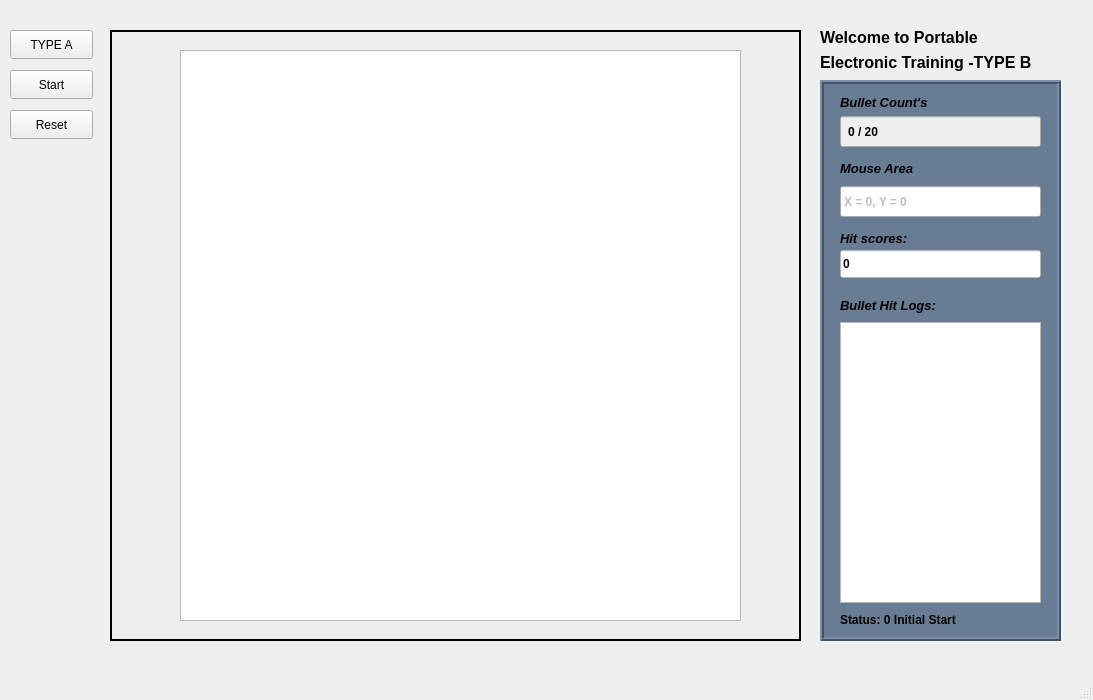
<?xml version="1.0" encoding="UTF-8"?>
<ui version="4.0">
 <class>typeB</class>
 <widget class="QMainWindow" name="typeB">
  <property name="geometry">
   <rect>
    <x>0</x>
    <y>0</y>
    <width>1093</width>
    <height>700</height>
   </rect>
  </property>
  <property name="mouseTracking">
   <bool>true</bool>
  </property>
  <property name="tabletTracking">
   <bool>true</bool>
  </property>
  <property name="windowTitle">
   <string>MainWindow</string>
  </property>
  <widget class="QWidget" name="centralwidget">
   <widget class="QLabel" name="lbl_Hit_AreatypeB">
    <property name="geometry">
     <rect>
      <x>110</x>
      <y>30</y>
      <width>691</width>
      <height>611</height>
     </rect>
    </property>
    <property name="mouseTracking">
     <bool>true</bool>
    </property>
    <property name="tabletTracking">
     <bool>true</bool>
    </property>
    <property name="acceptDrops">
     <bool>true</bool>
    </property>
    <property name="frameShape">
     <enum>QFrame::Shape::Box</enum>
    </property>
    <property name="lineWidth">
     <number>2</number>
    </property>
    <property name="text">
     <string/>
    </property>
   </widget>
   <widget class="QPushButton" name="btn2TypeA">
    <property name="geometry">
     <rect>
      <x>10</x>
      <y>30</y>
      <width>83</width>
      <height>29</height>
     </rect>
    </property>
    <property name="text">
     <string>TYPE A</string>
    </property>
   </widget>
   <widget class="QPushButton" name="btn_TypeB_Start">
    <property name="geometry">
     <rect>
      <x>10</x>
      <y>70</y>
      <width>83</width>
      <height>29</height>
     </rect>
    </property>
    <property name="cursor">
     <cursorShape>PointingHandCursor</cursorShape>
    </property>
    <property name="text">
     <string>Start</string>
    </property>
   </widget>
   <widget class="QPushButton" name="btn_TypeB_Reset">
    <property name="geometry">
     <rect>
      <x>10</x>
      <y>110</y>
      <width>83</width>
      <height>29</height>
     </rect>
    </property>
    <property name="cursor">
     <cursorShape>PointingHandCursor</cursorShape>
    </property>
    <property name="text">
     <string>Reset</string>
    </property>
   </widget>
   <widget class="QLineEdit" name="totalScoreDisplay_TypeB">
    <property name="geometry">
     <rect>
      <x>840</x>
      <y>250</y>
      <width>201</width>
      <height>28</height>
     </rect>
    </property>
    <property name="sizePolicy">
     <sizepolicy hsizetype="Expanding" vsizetype="Fixed">
      <horstretch>0</horstretch>
      <verstretch>0</verstretch>
     </sizepolicy>
    </property>
    <property name="font">
     <font>
      <bold>true</bold>
     </font>
    </property>
    <property name="acceptDrops">
     <bool>false</bool>
    </property>
    <property name="autoFillBackground">
     <bool>false</bool>
    </property>
    <property name="styleSheet">
     <string notr="true">QLineEdit
{
 background-color: white;
color:black;

}</string>
    </property>
    <property name="text">
     <string>0</string>
    </property>
    <property name="readOnly">
     <bool>true</bool>
    </property>
   </widget>
   <widget class="QLabel" name="targetScorelbl">
    <property name="geometry">
     <rect>
      <x>840</x>
      <y>223</y>
      <width>181</width>
      <height>31</height>
     </rect>
    </property>
    <property name="font">
     <font>
      <pointsize>10</pointsize>
      <italic>true</italic>
      <bold>true</bold>
      <kerning>true</kerning>
     </font>
    </property>
    <property name="styleSheet">
     <string notr="true">QLabel 
{

color: black;
}</string>
    </property>
    <property name="text">
     <string>Hit scores: </string>
    </property>
    <property name="scaledContents">
     <bool>false</bool>
    </property>
   </widget>
   <widget class="QGraphicsView" name="graphicsView">
    <property name="geometry">
     <rect>
      <x>820</x>
      <y>80</y>
      <width>241</width>
      <height>561</height>
     </rect>
    </property>
    <property name="mouseTracking">
     <bool>false</bool>
    </property>
    <property name="tabletTracking">
     <bool>false</bool>
    </property>
    <property name="acceptDrops">
     <bool>false</bool>
    </property>
    <property name="styleSheet">
     <string notr="true">QGraphicsView
{
Background: rgb(104, 125, 147);

}</string>
    </property>
    <property name="frameShape">
     <enum>QFrame::Shape::Box</enum>
    </property>
    <property name="frameShadow">
     <enum>QFrame::Shadow::Raised</enum>
    </property>
    <property name="lineWidth">
     <number>2</number>
    </property>
    <property name="interactive">
     <bool>true</bool>
    </property>
   </widget>
   <widget class="QLabel" name="bulletCount_lbl">
    <property name="geometry">
     <rect>
      <x>840</x>
      <y>92</y>
      <width>181</width>
      <height>21</height>
     </rect>
    </property>
    <property name="font">
     <font>
      <pointsize>10</pointsize>
      <italic>true</italic>
      <bold>true</bold>
     </font>
    </property>
    <property name="styleSheet">
     <string notr="true">QLabel 
{

color: black;
}</string>
    </property>
    <property name="text">
     <string>Bullet Count's</string>
    </property>
   </widget>
   <widget class="QListWidget" name="lstLogs_TypeB">
    <property name="geometry">
     <rect>
      <x>840</x>
      <y>322</y>
      <width>201</width>
      <height>281</height>
     </rect>
    </property>
    <property name="font">
     <font>
      <pointsize>10</pointsize>
     </font>
    </property>
   </widget>
   <widget class="QLineEdit" name="line_bulletCount">
    <property name="enabled">
     <bool>false</bool>
    </property>
    <property name="geometry">
     <rect>
      <x>840</x>
      <y>116</y>
      <width>201</width>
      <height>31</height>
     </rect>
    </property>
    <property name="acceptDrops">
     <bool>false</bool>
    </property>
    <property name="text">
     <string/>
    </property>
    <property name="echoMode">
     <enum>QLineEdit::EchoMode::Normal</enum>
    </property>
    <property name="cursorPosition">
     <number>0</number>
    </property>
    <property name="alignment">
     <set>Qt::AlignmentFlag::AlignLeading|Qt::AlignmentFlag::AlignLeft|Qt::AlignmentFlag::AlignTop</set>
    </property>
    <property name="readOnly">
     <bool>true</bool>
    </property>
   </widget>
   <widget class="QLabel" name="bCountDisplay_TypeB">
    <property name="geometry">
     <rect>
      <x>848</x>
      <y>122</y>
      <width>61</width>
      <height>20</height>
     </rect>
    </property>
    <property name="font">
     <font>
      <bold>true</bold>
     </font>
    </property>
    <property name="text">
     <string>0 / 20</string>
    </property>
   </widget>
   <widget class="QLabel" name="lbl_Mouse_Area">
    <property name="geometry">
     <rect>
      <x>840</x>
      <y>153</y>
      <width>181</width>
      <height>31</height>
     </rect>
    </property>
    <property name="font">
     <font>
      <pointsize>10</pointsize>
      <italic>true</italic>
      <bold>true</bold>
     </font>
    </property>
    <property name="styleSheet">
     <string notr="true">QLabel 
{

color: black;
}</string>
    </property>
    <property name="text">
     <string>Mouse Area </string>
    </property>
   </widget>
   <widget class="QLabel" name="statusLabel_TypeB">
    <property name="geometry">
     <rect>
      <x>840</x>
      <y>610</y>
      <width>181</width>
      <height>20</height>
     </rect>
    </property>
    <property name="font">
     <font>
      <pointsize>9</pointsize>
      <bold>true</bold>
     </font>
    </property>
    <property name="text">
     <string>Status: 0 Initial Start</string>
    </property>
   </widget>
   <widget class="QLineEdit" name="line_mouse_pos">
    <property name="geometry">
     <rect>
      <x>840</x>
      <y>186</y>
      <width>201</width>
      <height>31</height>
     </rect>
    </property>
    <property name="text">
     <string/>
    </property>
    <property name="echoMode">
     <enum>QLineEdit::EchoMode::Normal</enum>
    </property>
    <property name="cursorPosition">
     <number>0</number>
    </property>
    <property name="alignment">
     <set>Qt::AlignmentFlag::AlignLeading|Qt::AlignmentFlag::AlignLeft|Qt::AlignmentFlag::AlignTop</set>
    </property>
    <property name="readOnly">
     <bool>true</bool>
    </property>
   </widget>
   <widget class="QLabel" name="coodLabel_TypeB">
    <property name="enabled">
     <bool>false</bool>
    </property>
    <property name="geometry">
     <rect>
      <x>844</x>
      <y>192</y>
      <width>151</width>
      <height>20</height>
     </rect>
    </property>
    <property name="font">
     <font>
      <bold>true</bold>
     </font>
    </property>
    <property name="mouseTracking">
     <bool>true</bool>
    </property>
    <property name="tabletTracking">
     <bool>true</bool>
    </property>
    <property name="text">
     <string>X = 0, Y = 0</string>
    </property>
   </widget>
   <widget class="QLabel" name="targetScorelbl_2">
    <property name="geometry">
     <rect>
      <x>840</x>
      <y>290</y>
      <width>181</width>
      <height>31</height>
     </rect>
    </property>
    <property name="font">
     <font>
      <pointsize>10</pointsize>
      <italic>true</italic>
      <bold>true</bold>
     </font>
    </property>
    <property name="styleSheet">
     <string notr="true">QLabel 
{

color: black;
}</string>
    </property>
    <property name="text">
     <string>Bullet Hit Logs:</string>
    </property>
   </widget>
   <widget class="QLabel" name="label_2">
    <property name="geometry">
     <rect>
      <x>820</x>
      <y>17</y>
      <width>231</width>
      <height>41</height>
     </rect>
    </property>
    <property name="font">
     <font>
      <pointsize>12</pointsize>
      <bold>true</bold>
     </font>
    </property>
    <property name="text">
     <string>Welcome to Portable </string>
    </property>
   </widget>
   <widget class="QLabel" name="label">
    <property name="geometry">
     <rect>
      <x>820</x>
      <y>47</y>
      <width>261</width>
      <height>31</height>
     </rect>
    </property>
    <property name="font">
     <font>
      <pointsize>12</pointsize>
      <bold>true</bold>
     </font>
    </property>
    <property name="text">
     <string>Electronic Training -TYPE B</string>
    </property>
   </widget>
   <widget class="QGraphicsView" name="graphicsView_2">
    <property name="geometry">
     <rect>
      <x>180</x>
      <y>50</y>
      <width>561</width>
      <height>571</height>
     </rect>
    </property>
   </widget>
   <zorder>graphicsView</zorder>
   <zorder>lbl_Hit_AreatypeB</zorder>
   <zorder>btn2TypeA</zorder>
   <zorder>btn_TypeB_Start</zorder>
   <zorder>btn_TypeB_Reset</zorder>
   <zorder>totalScoreDisplay_TypeB</zorder>
   <zorder>targetScorelbl</zorder>
   <zorder>bulletCount_lbl</zorder>
   <zorder>lstLogs_TypeB</zorder>
   <zorder>line_bulletCount</zorder>
   <zorder>bCountDisplay_TypeB</zorder>
   <zorder>lbl_Mouse_Area</zorder>
   <zorder>statusLabel_TypeB</zorder>
   <zorder>line_mouse_pos</zorder>
   <zorder>coodLabel_TypeB</zorder>
   <zorder>targetScorelbl_2</zorder>
   <zorder>label_2</zorder>
   <zorder>label</zorder>
   <zorder>graphicsView_2</zorder>
  </widget>
  <widget class="QMenuBar" name="menubar">
   <property name="geometry">
    <rect>
     <x>0</x>
     <y>0</y>
     <width>1093</width>
     <height>25</height>
    </rect>
   </property>
  </widget>
  <widget class="QStatusBar" name="statusbar"/>
 </widget>
 <resources/>
 <connections/>
</ui>
